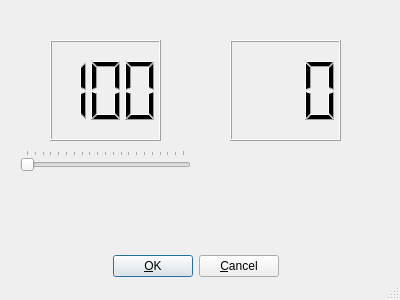
<?xml version="1.0" encoding="UTF-8"?>
<ui version="4.0">
 <class>EddyTempWindow</class>
 <widget class="QDialog" name="EddyTempWindow">
  <property name="geometry">
   <rect>
    <x>0</x>
    <y>0</y>
    <width>400</width>
    <height>300</height>
   </rect>
  </property>
  <property name="windowTitle">
   <string>Dialog</string>
  </property>
  <property name="autoFillBackground">
   <bool>true</bool>
  </property>
  <property name="sizeGripEnabled">
   <bool>true</bool>
  </property>
  <widget class="QWidget" name="layoutWidget">
   <property name="geometry">
    <rect>
     <x>20</x>
     <y>250</y>
     <width>351</width>
     <height>33</height>
    </rect>
   </property>
   <layout class="QHBoxLayout">
    <property name="spacing">
     <number>6</number>
    </property>
    <property name="leftMargin">
     <number>0</number>
    </property>
    <property name="topMargin">
     <number>0</number>
    </property>
    <property name="rightMargin">
     <number>0</number>
    </property>
    <property name="bottomMargin">
     <number>0</number>
    </property>
    <item>
     <spacer>
      <property name="orientation">
       <enum>Qt::Horizontal</enum>
      </property>
      <property name="sizeHint" stdset="0">
       <size>
        <width>71</width>
        <height>31</height>
       </size>
      </property>
     </spacer>
    </item>
    <item>
     <widget class="QPushButton" name="okButton">
      <property name="text">
       <string>&amp;OK</string>
      </property>
     </widget>
    </item>
    <item>
     <widget class="QPushButton" name="cancelButton">
      <property name="text">
       <string>&amp;Cancel</string>
      </property>
     </widget>
    </item>
    <item>
     <spacer>
      <property name="orientation">
       <enum>Qt::Horizontal</enum>
      </property>
      <property name="sizeHint" stdset="0">
       <size>
        <width>40</width>
        <height>20</height>
       </size>
      </property>
     </spacer>
    </item>
   </layout>
  </widget>
  <widget class="QLCDNumber" name="SetTempDisplay">
   <property name="geometry">
    <rect>
     <x>50</x>
     <y>40</y>
     <width>111</width>
     <height>101</height>
    </rect>
   </property>
   <property name="autoFillBackground">
    <bool>true</bool>
   </property>
   <property name="digitCount">
    <number>3</number>
   </property>
   <property name="intValue" stdset="0">
    <number>100</number>
   </property>
  </widget>
  <widget class="QLCDNumber" name="TempDisplay">
   <property name="geometry">
    <rect>
     <x>230</x>
     <y>40</y>
     <width>111</width>
     <height>101</height>
    </rect>
   </property>
   <property name="autoFillBackground">
    <bool>true</bool>
   </property>
   <property name="digitCount">
    <number>3</number>
   </property>
  </widget>
  <widget class="QSlider" name="SetTemp">
   <property name="geometry">
    <rect>
     <x>20</x>
     <y>150</y>
     <width>171</width>
     <height>22</height>
    </rect>
   </property>
   <property name="autoFillBackground">
    <bool>true</bool>
   </property>
   <property name="minimum">
    <number>100</number>
   </property>
   <property name="maximum">
    <number>500</number>
   </property>
   <property name="orientation">
    <enum>Qt::Horizontal</enum>
   </property>
   <property name="invertedControls">
    <bool>false</bool>
   </property>
   <property name="tickPosition">
    <enum>QSlider::TicksAbove</enum>
   </property>
   <property name="tickInterval">
    <number>20</number>
   </property>
  </widget>
 </widget>
 <resources/>
 <connections>
  <connection>
   <sender>okButton</sender>
   <signal>clicked()</signal>
   <receiver>EddyTempWindow</receiver>
   <slot>exec()</slot>
   <hints>
    <hint type="sourcelabel">
     <x>278</x>
     <y>253</y>
    </hint>
    <hint type="destinationlabel">
     <x>96</x>
     <y>254</y>
    </hint>
   </hints>
  </connection>
  <connection>
   <sender>cancelButton</sender>
   <signal>clicked()</signal>
   <receiver>EddyTempWindow</receiver>
   <slot>reject()</slot>
   <hints>
    <hint type="sourcelabel">
     <x>369</x>
     <y>253</y>
    </hint>
    <hint type="destinationlabel">
     <x>179</x>
     <y>282</y>
    </hint>
   </hints>
  </connection>
  <connection>
   <sender>SetTemp</sender>
   <signal>valueChanged(int)</signal>
   <receiver>SetTempDisplay</receiver>
   <slot>display(int)</slot>
   <hints>
    <hint type="sourcelabel">
     <x>99</x>
     <y>190</y>
    </hint>
    <hint type="destinationlabel">
     <x>105</x>
     <y>90</y>
    </hint>
   </hints>
  </connection>
 </connections>
</ui>
